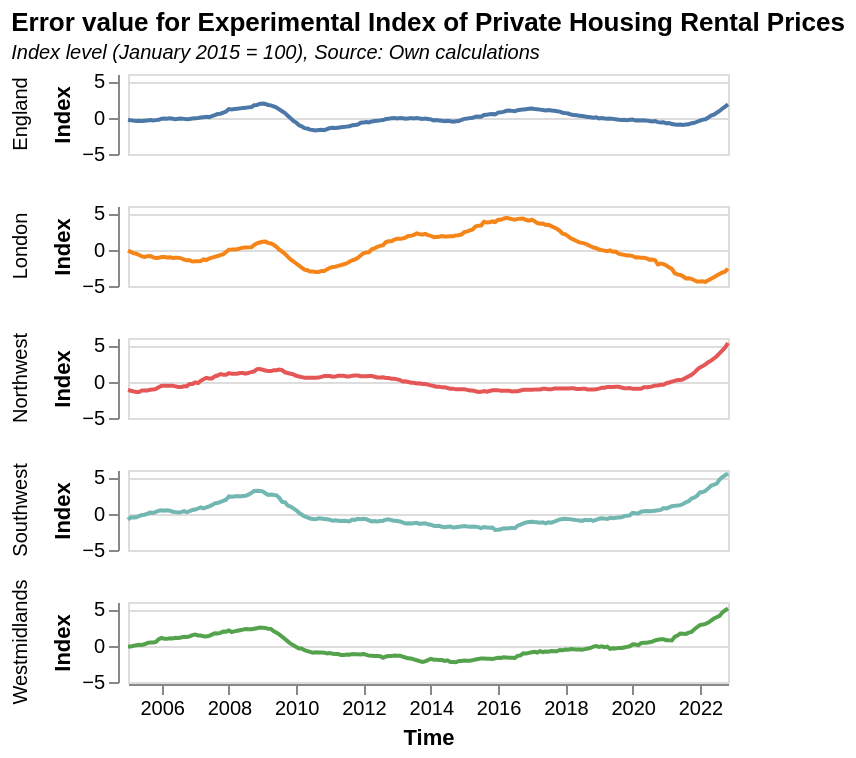

Here is the Vega-Lite specification saved for this chart:
### Vega-Lite specification from a JSON file in a GitHub repository (floating-point values rounded to 4 significant figures; data arrays with more than 128 entries replaced by an {"elided": "..."} marker saying what was removed)
{"$schema": "https://vega.github.io/schema/vega-lite/v5.json", "title": {"text": "Error value for Experimental Index of Private Housing Rental Prices", "subtitle": "Index level (January 2015 = 100), Source: Own calculations", "subtitleFontStyle": "italic", "subtitleFontSize": 10, "anchor": "start", "color": "black"}, "width": 300, "height": 40, "data": {"values": {"elided": "1075 records"}, "format": {"parse": {"Date": "date"}}}, "mark": "line", "encoding": {"x": {"field": "Date", "type": "temporal", "axis": {"format": "%Y", "title": "Time", "grid": false}}, "y": {"field": "value", "type": "quantitative", "axis": {"title": "Index", "grid": true, "tickCount": 2}}, "color": {"field": "type", "type": "nominal", "legend": null}, "row": {"field": "area", "type": "nominal", "header": {"title": ""}}}, "config": {}}
